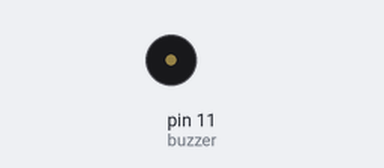
A sketch run on a simulated Arduino Uno, built with avr-gcc and run on an emulated ATmega328P. Parts: buzzer (waves = sounding).

Above: at 0.3 s.
Timing chart, 0 to 3.0 s (numbered marks = the images above):
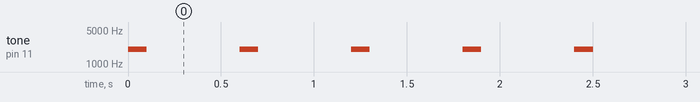

The sketch:

Buzzer.ino
```cpp
int buzzer = 11;

void setup()
{
  pinMode(buzzer, OUTPUT);
}

void loop()
{
  tone(buzzer, 2000);
  delay(100);
  noTone(buzzer);
  delay(500);
}
```

Measured:
- by itself, tone on pin 11 (buzzer): alternates 2000 Hz for 0.10 s and silent for 0.50 s
